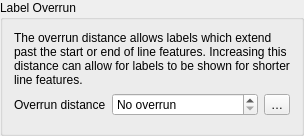
                       <widget class="QgsCollapsibleGroupBox" name="mPlacementOverrunGroupBox">
                        <property name="title">
                         <string>Label Overrun</string>
                        </property>
                        <layout class="QGridLayout" name="gridLayout_14">
                         <item row="2" column="1">
                          <widget class="QgsUnitSelectionWidget" name="mOverrunDistanceUnitWidget" native="true">
                           <property name="focusPolicy">
                            <enum>Qt::StrongFocus</enum>
                           </property>
                          </widget>
                         </item>
                         <item row="1" column="0">
                          <widget class="QLabel" name="label_46">
                           <property name="text">
                            <string>Overrun distance</string>
                           </property>
                          </widget>
                         </item>
                         <item row="1" column="1">
                          <widget class="QgsDoubleSpinBox" name="mOverrunDistanceSpinBox">
                           <property name="sizePolicy">
                            <sizepolicy hsizetype="MinimumExpanding" vsizetype="Fixed">
                             <horstretch>0</horstretch>
                             <verstretch>0</verstretch>
                            </sizepolicy>
                           </property>
                           <property name="specialValueText">
                            <string>No overrun</string>
                           </property>
                           <property name="decimals">
                            <number>4</number>
                           </property>
                           <property name="maximum">
                            <double>999999999.000000000000000</double>
                           </property>
                          </widget>
                         </item>
                         <item row="1" column="2">
                          <widget class="QgsPropertyOverrideButton" name="mOverrunDistanceDDBtn">
                           <property name="text">
                            <string>…</string>
                           </property>
                          </widget>
                         </item>
                         <item row="0" column="0" colspan="3">
                          <widget class="QLabel" name="label_40">
                           <property name="text">
                            <string>The overrun distance allows labels which extend past the start or end of line features. Increasing this distance can allow for labels to be shown for shorter line features.</string>
                           </property>
                           <property name="wordWrap">
                            <bool>true</bool>
                           </property>
                          </widget>
                         </item>
                        </layout>
                       </widget>
